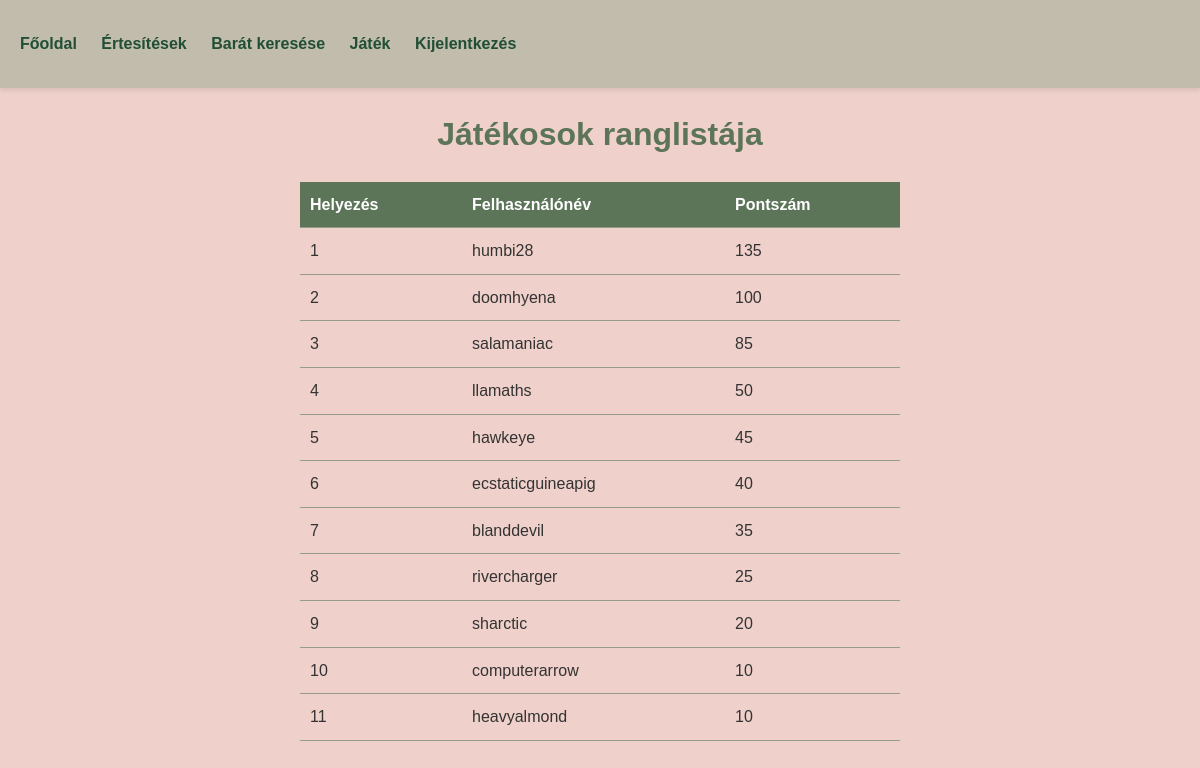
The page /rankinglist.php on the database as committed earlier.
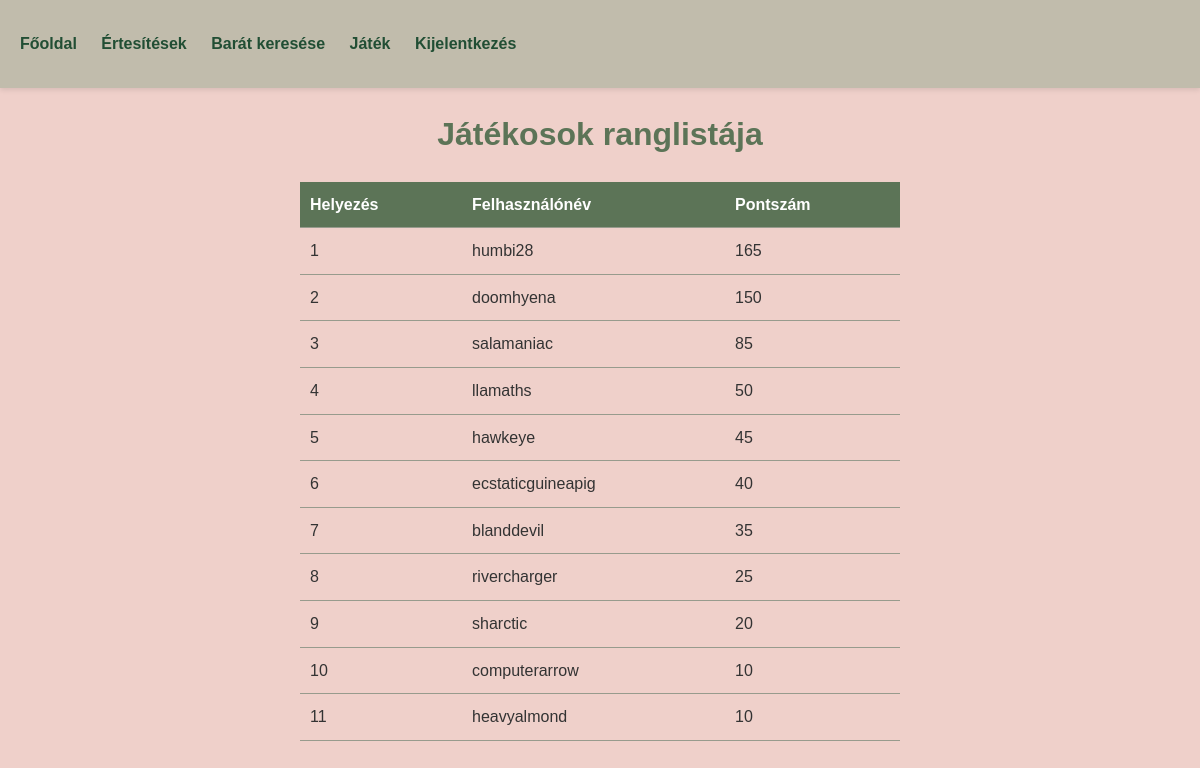
The same page on the database as committed later.
### tables this page shows
CREATE TABLE `game` (
  `id` int(11) NOT NULL,
  `username` varchar(255) NOT NULL,
  `score` int(11) DEFAULT 0,
  `games_played` int(11) DEFAULT 0,
  `wins` int(11) DEFAULT 0,
  `draws` int(11) DEFAULT 0,
  `losses` int(11) DEFAULT 0
);

### rankinglist.php (the view, shortened to what this page needs)
<!DOCTYPE html>
<html lang="hu">
    <head>
        <link rel='stylesheet' href='assets/css/styles.css'>
    </head>
    <body>
        <nav>
            <ul>
                <li><a href="index.php">Főoldal</a></li>
                <li><a href="notify.php">Értesítések</a></li>
                <li><a href="search.php">Barát keresése</a></li>
                <li><a href="game.php">Játék</a></li>
                <li><a href="logout.php">Kijelentkezés</a></li>
            </ul>
        </nav>
        <h1>Játékosok ranglistája</h1>
        <table>
            <tr>
                <th>Helyezés</th>
                <th>Felhasználónév</th>
                <th>Pontszám</th>
            </tr>
            <?php
            require "cfg.php";
            $ranking_query = "SELECT username, score FROM game ORDER BY score DESC";
            $ranking_result = $conn->query($ranking_query);
            if ($ranking_result->num_rows > 0) {
                $rank = 1;
                while ($row = $ranking_result->fetch_assoc()) {
                    echo "<tr>
                            <td>{$rank}</td>
                            <td>{$row['username']}</td>
                            <td>{$row['score']}</td>
                        </tr>";
                    $rank++;
                }
            } else {
                echo "<tr><td colspan='3'>Nincs elérhető adat.</td></tr>";
            }
            ?>
        </table>
    </body>
</html>

Rows that differ between the two databases and show on the page:
changed game "humbi28": score "135" → "165"
changed game "doomhyena": score "100" → "150"
